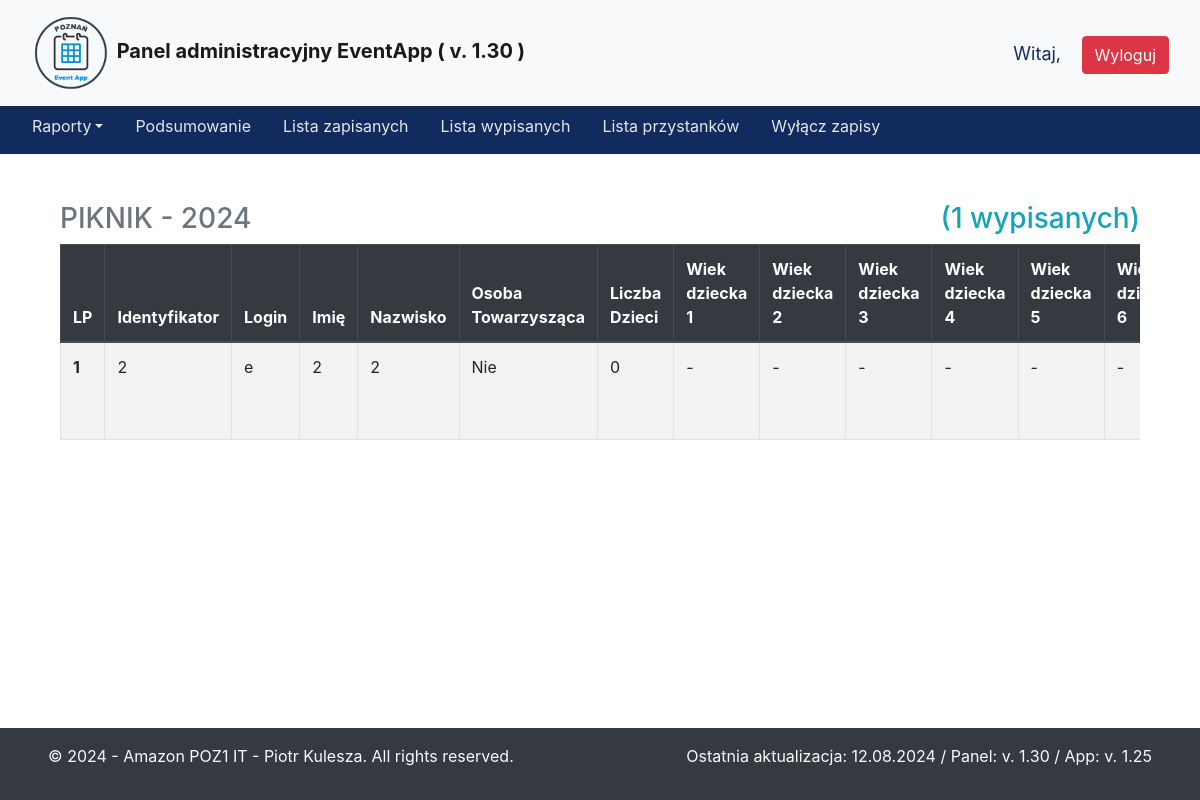
Screenshot of /panel/lista_osob_wypisanych/ with the database file from the repository.
### events/models.py (models this page shows, shortened)
class ActiveEvent(models.Model):
    EVENT_CHOICES = [
        ('bal', 'Bal'),
        ('piknik', 'Piknik'),
    ]
    rodzaj_eventu = models.CharField(max_length=255, choices=EVENT_CHOICES)
    rok = models.IntegerField()
    oddzial = models.ForeignKey(Oddzial, on_delete=models.SET_NULL, null=True)
    aktywny = models.BooleanField(default=False)
    class Meta:
        verbose_name_plural = "Active event"

### piknik/models.py (models this page shows, shortened)
class Piknik(models.Model):
    identyfikator = models.IntegerField()
    login = models.CharField(max_length=255)
    imie = models.CharField(max_length=255, blank=False)
    nazwisko = models.CharField(max_length=255, blank=False)
    osoba_towarzyszaca = models.BooleanField()
    liczba_dzieci = models.IntegerField(choices=[(0, 'Brak'), (1, '1'), (2, '2'), (3, '3'), (4, '4'), (5, '5'), (6, '6'), (7, '7')])
    wiek_dziecka_1 = models.IntegerField(blank=True, null=True)
    wiek_dziecka_2 = models.IntegerField(blank=True, null=True)
    wiek_dziecka_3 = models.IntegerField(blank=True, null=True)
    wiek_dziecka_4 = models.IntegerField(blank=True, null=True)
    wiek_dziecka_5 = models.IntegerField(blank=True, null=True)
    wiek_dziecka_6 = models.IntegerField(blank=True, null=True)
    wiek_dziecka_7 = models.IntegerField(blank=True, null=True)
    przystanek = models.ForeignKey('Przystanek', on_delete=models.SET_NULL, null=True, blank=True)
    event = models.ForeignKey(ActiveEvent, on_delete=models.SET_NULL, null=True, blank=True)
    transport_wlasny = models.BooleanField(default=True)
    is_registred = models.BooleanField(default=False)
    data_utworzenia = models.DateTimeField(auto_now_add=True)
    data_modyfikacji = models.DateTimeField(auto_now=True)
    zaakceptowane_regulamin = models.BooleanField(default=False, blank=False)
    class Meta:
        verbose_name_plural = "Piknik"

### panel/views.py (the view)
# urls.py: path('lista_osob_wypisanych/', ListaOsobWypisanychView.as_view(), name='lista_osob_wypisanych'),
class ListaOsobWypisanychView(View):
    template_name = 'panel/lista_osob_wypisanych.html'
    def get(self, request, *args, **kwargs):
        active_event = ActiveEvent.objects.filter(aktywny=True).first()
        user = request.user
        data = []
        total_registered = 0  # Zainicjowana wartość domyślna
        if active_event and active_event.rodzaj_eventu == 'bal':
            bal_data = Bal.objects.filter(event=active_event, is_registred=False)
            total_registered = Bal.objects.filter(event=active_event, is_registred=False).count()
            data = [{'lp': idx + 1, 'login': bal.login, 'imie': bal.imie, 'nazwisko': bal.nazwisko, 'data_utworzenia': bal.data_utworzenia, 'data_modyfikacji': bal.data_modyfikacji} for idx, bal in enumerate(bal_data)]
        elif active_event and active_event.rodzaj_eventu == 'piknik':
            piknik_data = Piknik.objects.filter(event=active_event, is_registred=False)
            data = [{'lp': idx + 1, 'identyfikator': piknik.identyfikator, 'login': piknik.login, 'imie': piknik.imie, 'nazwisko': piknik.nazwisko,
                     'osoba_towarzyszaca': piknik.osoba_towarzyszaca, 'liczba_dzieci': piknik.liczba_dzieci, 'wiek_dziecka_1': piknik.wiek_dziecka_1, 'wiek_dziecka_2': piknik.wiek_dziecka_2, 'wiek_dziecka_3': piknik.wiek_dziecka_3, 'wiek_dziecka_4': piknik.wiek_dziecka_4, 'wiek_dziecka_5': piknik.wiek_dziecka_5, 'wiek_dziecka_6': piknik.wiek_dziecka_6, 'wiek_dziecka_7': piknik.wiek_dziecka_7,
                     'transport_wlasny': piknik.transport_wlasny, 'przystanek': piknik.przystanek, 'data_utworzenia': piknik.data_utworzenia, 'data_modyfikacji': piknik.data_modyfikacji, 'zaakceptowane_regulamin': piknik.zaakceptowane_regulamin} for idx, piknik in enumerate(piknik_data)]
            total_registered = Piknik.objects.filter(event=active_event, is_registred=False).count()
        context = {'data': data, 'active_event': active_event, 'total_registered': total_registered, 'user': user}
        return render(request, self.template_name, context)

### panel/templates/panel/lista_osob_wypisanych.html (shortened to what this page needs)
{% extends 'panel/base.html' %}
{% block content %}
  <div class="container">
    {% if active_event %}
    <div class="row">
      <div class="col-9">
        <h3 class="text-secondary">{{ active_event.rodzaj_eventu|upper }} - {{ active_event.rok }}</h3>
      </div>
      <div class="col-3 text-right">
        <h3 class="text-info">({{ total_registered }} wypisanych)</h3>
      </div>
    </div>
    {% if data %}
      <div class="table-responsive">
        <table class="table table-striped table-bordered table-hover w-100">
            <thead class="thead-dark">
                <tr>
                    <th scope="col">LP</th>
                    <th scope="col">Identyfikator</th>
                    <th scope="col">Login</th>
                    <th scope="col">Imię</th>
                    <th scope="col">Nazwisko</th>
                    {% if active_event.rodzaj_eventu == 'piknik' %}
                    <th scope="col">Osoba Towarzysząca</th>
                    <th scope="col">Liczba Dzieci</th>
                    <th scope="col">Wiek dziecka 1</th>
                    <th scope="col">Wiek dziecka 2</th>
                    <th scope="col">Wiek dziecka 3</th>
                    <th scope="col">Wiek dziecka 4</th>
                    <th scope="col">Wiek dziecka 5</th>
                    <th scope="col">Wiek dziecka 6</th>
                    {% endif %}
                </tr>
            </thead>
            <tbody>
                {% for row in data %}
                <tr>
                    <th scope="row">{{ row.lp }}</th>
                    <td scope="row">{{ row.identyfikator }}</td>
                    <td>{{ row.login }}</td>
                    <td>{{ row.imie }}</td>
                    <td>{{ row.nazwisko }}</td>
                    {% if active_event.rodzaj_eventu == 'piknik' %}
                    <td>{% if row.osoba_towarzyszaca %}Tak{% else %}Nie{% endif %}</td>
                    <td>{{ row.liczba_dzieci }}</td>
                    <td>{{ row.wiek_dziecka_1|default:'-' }}</td>
                    <td>{{ row.wiek_dziecka_2|default:'-' }}</td>
                    <td>{{ row.wiek_dziecka_3|default:'-' }}</td>
                    <td>{{ row.wiek_dziecka_4|default:'-' }}</td>
                    <td>{{ row.wiek_dziecka_5|default:'-' }}</td>
                    <td>{{ row.wiek_dziecka_6|default:'-' }}</td>
                    {% endif %}
                </tr>
                {% endfor %}
            </tbody>
        </table>
      </div>
        <br>
      {% else %}
        <p>Brak uczestników w evencie.</p>
      {% endif %}
    {% else %}
      <p>Brak aktywnego wydarzenia.</p>
    {% endif %}
  </div>
{% endblock %}

### rows the page displays
ActiveEvent: rodzaj_eventu "PIKNIK", rok "2024"
Piknik: lp "1", identyfikator "2", login "e", imie "2", nazwisko "2", liczba_dzieci "0", wiek_dziecka_1 "-", wiek_dziecka_2 "-", wiek_dziecka_3 "-", wiek_dziecka_4 "-", wiek_dziecka_5 "-", wiek_dziecka_6 "-"

### other values shown
{{ total_registered }} "1"
